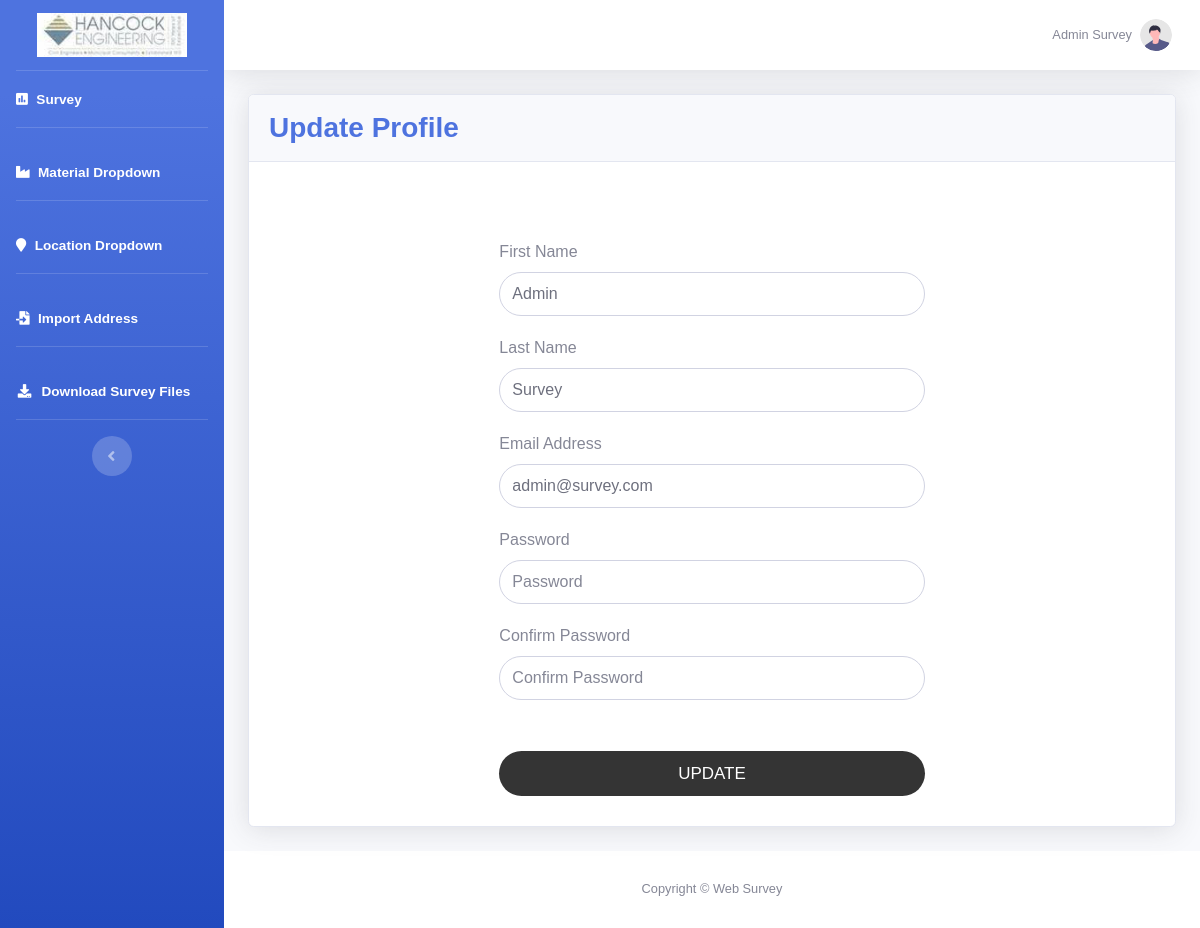
The app's page /profile.php (signed in) with its own data.
### tables this page shows
CREATE TABLE `users` (
  `id` int(11) NOT NULL,
  `f_name` varchar(150) DEFAULT NULL,
  `l_name` varchar(150) DEFAULT NULL,
  `email` varchar(200) DEFAULT NULL,
  `password` varchar(200) DEFAULT NULL,
  `created_at` datetime NOT NULL DEFAULT current_timestamp()
);

### profile.php (the view, shortened to what this page needs)
<?PHP
include('config.php');
$user_id = $_SESSION["ID"];
$get_user_data_sql = "SELECT * FROM users WHERE id='{$user_id}' ";
$userData = $mysqli->query($get_user_data_sql);
if (!empty($userData->num_rows)) {
	$row = mysqli_fetch_assoc($userData);
}
include('admin_header.php');
?>
                <div class="container-fluid">
                    <div class="card shadow mb-4">
                        <div class="card-header py-3">
							<div class="row">
								<div class="col-md-6">
									<h3 class="m-0 font-weight-bold text-primary">Update Profile</h3>
								</div>
							</div>
                        </div>
                        <div class="card-body">
							<div class="text-center p-4">
							</div>
                            <form class="user profile_user" method="POST" action="" >
								<div class="form-group p-form">
									<label for="f_name">First Name</label>
									<input type="text" class="form-control form-control-user" id="f_name" name="f_name" required placeholder="First Name" value="<?php echo $row['f_name'] ?? ''; ?>" >
								</div>
								<div class="form-group p-form">
									<label for="l_name">Last Name</label>
									<input type="text" class="form-control form-control-user" id="l_name" name="l_name" required placeholder="Last Name" value="<?php echo $row['l_name'] ?? ''; ?>" >
								</div>
								<div class="form-group p-form">
									<label for="email">Email Address</label>
									<input type="email" class="form-control form-control-user"
										id="email" name="email" required placeholder="Enter Email Address" value="<?php echo $row['email'] ?? ''; ?>">
								</div>
								<div class="form-group p-form">
									<label for="password">Password</label>
									<input type="password" class="form-control form-control-user"
										id="password" name="password" placeholder="Password">
								</div>
								<div class="form-group p-form">
									<label for="c_password">Confirm Password</label>
									<input type="password" class="form-control form-control-user"
										id="c_password" name="c_password" placeholder="Confirm Password">
								</div>
							  <div class="form-group p-form">
								<input type="submit" id="profile_btn" name="submit_btn" value="UPDATE" class="btn btn-primary btn-user btn-block">
								   </div>
							</form>
                        </div>
                    </div>
                </div>
            </div>
 <?PHP
include('admin_footer.php');
?>

### records on screen
users: f_name "Admin", l_name "Survey", email "admin@survey.com"

### other values on screen
$_SESSION['NAME'] "Admin Survey"
